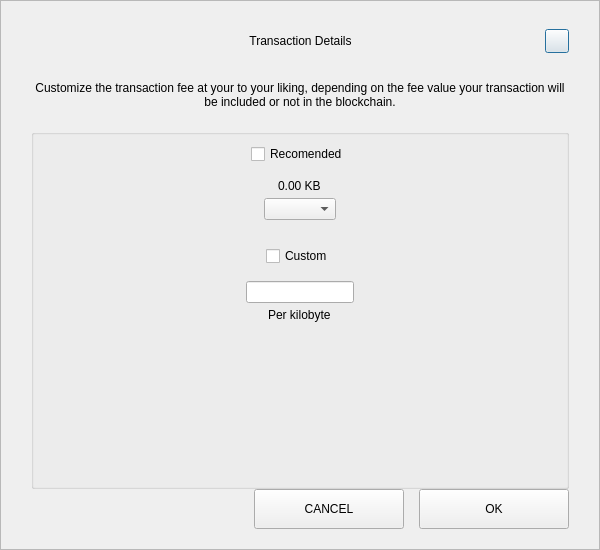
<?xml version="1.0" encoding="UTF-8"?>
<ui version="4.0">
 <class>SendCustomFeeDialog</class>
 <widget class="QDialog" name="SendCustomFeeDialog">
  <property name="geometry">
   <rect>
    <x>0</x>
    <y>0</y>
    <width>600</width>
    <height>550</height>
   </rect>
  </property>
  <property name="windowTitle">
   <string>Form</string>
  </property>
  <layout class="QVBoxLayout" name="verticalLayout_3">
   <property name="spacing">
    <number>0</number>
   </property>
   <property name="leftMargin">
    <number>0</number>
   </property>
   <property name="topMargin">
    <number>0</number>
   </property>
   <property name="rightMargin">
    <number>0</number>
   </property>
   <property name="bottomMargin">
    <number>0</number>
   </property>
   <item>
    <widget class="QFrame" name="frame">
     <property name="styleSheet">
      <string notr="true"/>
     </property>
     <property name="frameShape">
      <enum>QFrame::StyledPanel</enum>
     </property>
     <property name="frameShadow">
      <enum>QFrame::Raised</enum>
     </property>
     <layout class="QVBoxLayout" name="verticalLayout_2">
      <property name="spacing">
       <number>0</number>
      </property>
      <property name="leftMargin">
       <number>30</number>
      </property>
      <property name="topMargin">
       <number>20</number>
      </property>
      <property name="rightMargin">
       <number>30</number>
      </property>
      <property name="bottomMargin">
       <number>20</number>
      </property>
      <item>
       <layout class="QHBoxLayout" name="horizontalLayout_3">
        <property name="spacing">
         <number>0</number>
        </property>
        <item>
         <spacer name="horizontalSpacer_21">
          <property name="orientation">
           <enum>Qt::Horizontal</enum>
          </property>
          <property name="sizeHint" stdset="0">
           <size>
            <width>40</width>
            <height>20</height>
           </size>
          </property>
         </spacer>
        </item>
        <item>
         <widget class="QLabel" name="labelTitle">
          <property name="minimumSize">
           <size>
            <width>0</width>
            <height>40</height>
           </size>
          </property>
          <property name="maximumSize">
           <size>
            <width>16777215</width>
            <height>40</height>
           </size>
          </property>
          <property name="styleSheet">
           <string notr="true">padding-left:24px;</string>
          </property>
          <property name="text">
           <string>Transaction Details</string>
          </property>
          <property name="alignment">
           <set>Qt::AlignCenter</set>
          </property>
          <property name="margin">
           <number>7</number>
          </property>
         </widget>
        </item>
        <item>
         <spacer name="horizontalSpacer">
          <property name="orientation">
           <enum>Qt::Horizontal</enum>
          </property>
          <property name="sizeHint" stdset="0">
           <size>
            <width>40</width>
            <height>20</height>
           </size>
          </property>
         </spacer>
        </item>
        <item>
         <widget class="QPushButton" name="btnEsc">
          <property name="minimumSize">
           <size>
            <width>24</width>
            <height>24</height>
           </size>
          </property>
          <property name="maximumSize">
           <size>
            <width>24</width>
            <height>24</height>
           </size>
          </property>
          <property name="text">
           <string/>
          </property>
         </widget>
        </item>
       </layout>
      </item>
      <item>
       <spacer name="verticalSpacer_2">
        <property name="orientation">
         <enum>Qt::Vertical</enum>
        </property>
        <property name="sizeType">
         <enum>QSizePolicy::Fixed</enum>
        </property>
        <property name="sizeHint" stdset="0">
         <size>
          <width>20</width>
          <height>20</height>
         </size>
        </property>
       </spacer>
      </item>
      <item>
       <widget class="QLabel" name="labelMessage">
        <property name="text">
         <string>Customize the transaction fee at your to your liking, depending on the fee value your transaction will be included or not in the blockchain.</string>
        </property>
        <property name="alignment">
         <set>Qt::AlignCenter</set>
        </property>
        <property name="wordWrap">
         <bool>true</bool>
        </property>
       </widget>
      </item>
      <item>
       <spacer name="verticalSpacer_3">
        <property name="orientation">
         <enum>Qt::Vertical</enum>
        </property>
        <property name="sizeType">
         <enum>QSizePolicy::Fixed</enum>
        </property>
        <property name="sizeHint" stdset="0">
         <size>
          <width>20</width>
          <height>20</height>
         </size>
        </property>
       </spacer>
      </item>
      <item>
       <widget class="QGroupBox" name="groupBox">
        <property name="title">
         <string/>
        </property>
        <layout class="QVBoxLayout" name="verticalLayout">
         <property name="leftMargin">
          <number>12</number>
         </property>
         <property name="rightMargin">
          <number>12</number>
         </property>
         <item>
          <layout class="QVBoxLayout" name="verticalLayout_4">
           <property name="spacing">
            <number>5</number>
           </property>
           <item alignment="Qt::AlignHCenter">
            <widget class="QCheckBox" name="checkBoxRecommended">
             <property name="text">
              <string>Recomended</string>
             </property>
            </widget>
           </item>
           <item>
            <spacer name="verticalSpacer_5">
             <property name="orientation">
              <enum>Qt::Vertical</enum>
             </property>
             <property name="sizeType">
              <enum>QSizePolicy::Fixed</enum>
             </property>
             <property name="sizeHint" stdset="0">
              <size>
               <width>20</width>
               <height>10</height>
              </size>
             </property>
            </spacer>
           </item>
           <item alignment="Qt::AlignHCenter">
            <widget class="QLabel" name="labelFee">
             <property name="text">
              <string>0.00 KB</string>
             </property>
            </widget>
           </item>
           <item alignment="Qt::AlignHCenter">
            <widget class="QComboBox" name="comboBoxRecommended"/>
           </item>
          </layout>
         </item>
         <item>
          <spacer name="verticalSpacer">
           <property name="orientation">
            <enum>Qt::Vertical</enum>
           </property>
           <property name="sizeType">
            <enum>QSizePolicy::Fixed</enum>
           </property>
           <property name="sizeHint" stdset="0">
            <size>
             <width>20</width>
             <height>20</height>
            </size>
           </property>
          </spacer>
         </item>
         <item>
          <layout class="QVBoxLayout" name="verticalLayout_5">
           <property name="spacing">
            <number>5</number>
           </property>
           <item alignment="Qt::AlignHCenter">
            <widget class="QCheckBox" name="checkBoxCustom">
             <property name="text">
              <string>Custom</string>
             </property>
            </widget>
           </item>
           <item>
            <spacer name="verticalSpacer_6">
             <property name="orientation">
              <enum>Qt::Vertical</enum>
             </property>
             <property name="sizeType">
              <enum>QSizePolicy::Fixed</enum>
             </property>
             <property name="sizeHint" stdset="0">
              <size>
               <width>20</width>
               <height>10</height>
              </size>
             </property>
            </spacer>
           </item>
           <item alignment="Qt::AlignHCenter">
            <widget class="QLineEdit" name="lineEditCustomFee"/>
           </item>
           <item alignment="Qt::AlignHCenter">
            <widget class="QLabel" name="labelCustomFee">
             <property name="text">
              <string>Per kilobyte</string>
             </property>
            </widget>
           </item>
          </layout>
         </item>
         <item>
          <spacer name="verticalSpacer_4">
           <property name="orientation">
            <enum>Qt::Vertical</enum>
           </property>
           <property name="sizeHint" stdset="0">
            <size>
             <width>20</width>
             <height>40</height>
            </size>
           </property>
          </spacer>
         </item>
        </layout>
       </widget>
      </item>
      <item>
       <layout class="QHBoxLayout" name="horizontalLayout" stretch="0,0,0">
        <property name="spacing">
         <number>15</number>
        </property>
        <item>
         <spacer name="horizontalSpacer1">
          <property name="orientation">
           <enum>Qt::Horizontal</enum>
          </property>
          <property name="sizeHint" stdset="0">
           <size>
            <width>40</width>
            <height>20</height>
           </size>
          </property>
         </spacer>
        </item>
        <item>
         <widget class="QPushButton" name="btnCancel">
          <property name="minimumSize">
           <size>
            <width>150</width>
            <height>40</height>
           </size>
          </property>
          <property name="text">
           <string>CANCEL</string>
          </property>
         </widget>
        </item>
        <item>
         <widget class="QPushButton" name="btnSave">
          <property name="minimumSize">
           <size>
            <width>150</width>
            <height>40</height>
           </size>
          </property>
          <property name="text">
           <string>OK</string>
          </property>
         </widget>
        </item>
       </layout>
      </item>
     </layout>
    </widget>
   </item>
  </layout>
 </widget>
 <resources/>
 <connections/>
</ui>
